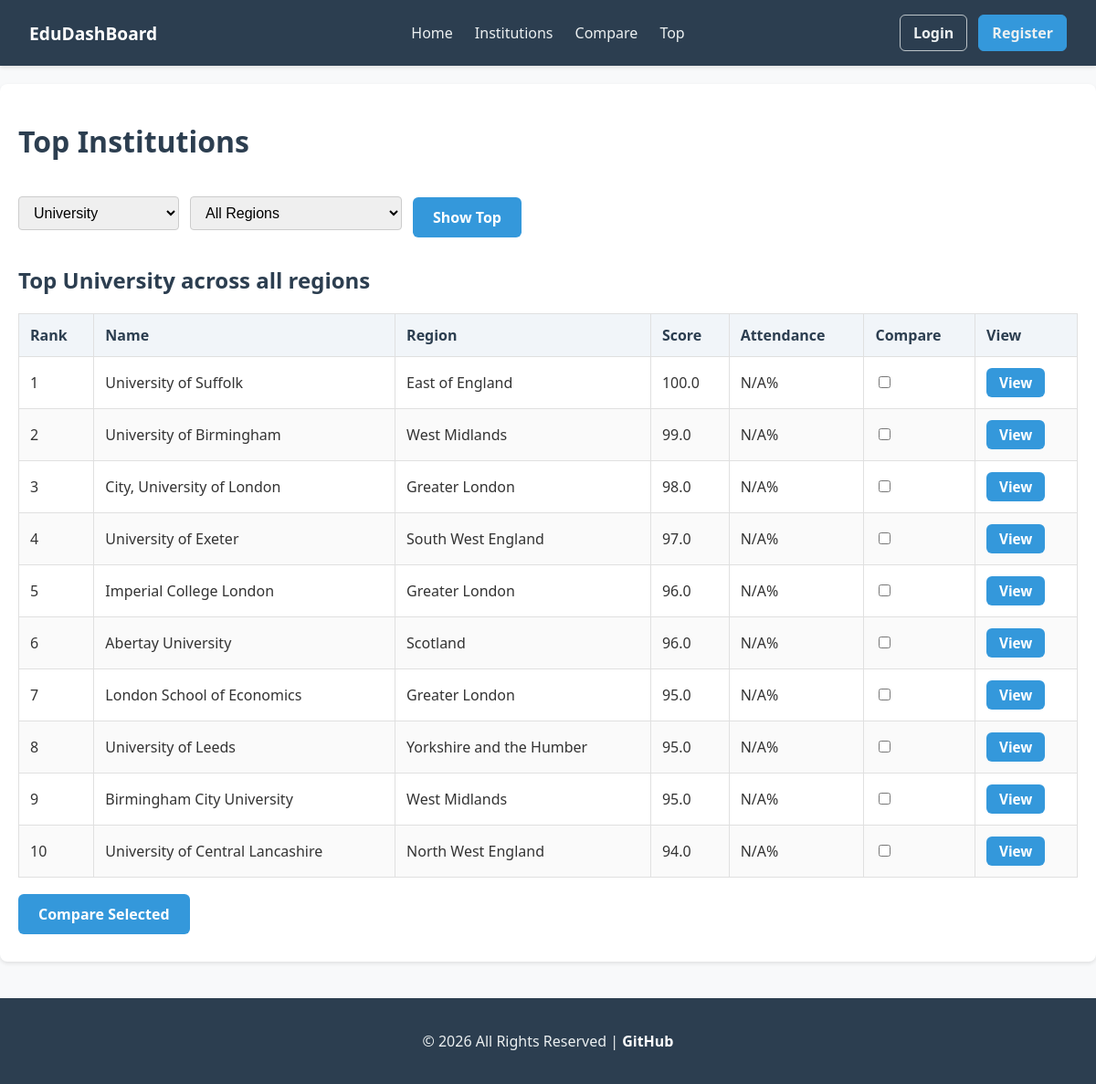
The page /top/ on the database its author committed.
### institutions/models.py (models this page shows, shortened)
class Institution(models.Model):
    CATEGORY_CHOICES = [
        ("Primary School", "Primary School"),
        ("Secondary School", "Secondary School"),
        ("College", "College"),
        ("University", "University"),
    ]
    name = models.CharField(max_length=200)
    category = models.CharField(
        max_length=50,
        choices=CATEGORY_CHOICES
    )
    region = models.ForeignKey(
        Region,
        on_delete=models.CASCADE
    )
    city = models.CharField(
        max_length=100,
        blank=True
    )
    postcode = models.CharField(
        max_length=20,
        blank=True
    )
    founded_year = models.IntegerField(
        null=True,
        blank=True
    )
    class Meta:
        ordering = ["name"]

class Region(models.Model):
    name = models.CharField(max_length=100)
    country = models.CharField(max_length=100, blank=True)
    class Meta:
        ordering = ["name"]

### institutions/views.py (the view)
# urls.py: path("top/", views.top_institutions, name="top_institutions"),
def top_institutions(request):
    institution_category = request.GET.get(
        "category",
        "University"
    )
    region_name = request.GET.get("region")
    institutions = Institution.objects.filter(
        category=institution_category
    )
    if region_name:
        institutions = institutions.filter(
            region__name__iexact=region_name
        )
    institutions = institutions_with_latest_performance(
        institutions
    ).order_by("-latest_score")[:10]
    return render(request, "institutions/top_institutions.html", {
        "institutions": institutions,
        "regions": Region.objects.all().order_by("name"),
        "selected_category": institution_category,
        "selected_region": region_name,
        "category_choices": Institution.CATEGORY_CHOICES,
    })

### institutions/views.py (called while the page is built)
def institutions_with_latest_performance(queryset):
    latest_record = PerformanceRecord.objects.filter(
        institution=OuterRef("pk")
    ).order_by("-year")
    return queryset.annotate(
        latest_score=Subquery(
            latest_record.values("overall_score")[:1],
            output_field=FloatField()
        ),
        latest_attendance=Subquery(
            latest_record.values("attendance_rate_pct")[:1],
            output_field=FloatField()
        ),
    )

### institutions/templates/institutions/top_institutions.html (shortened to what this page needs)
{% extends 'institutions/base.html' %}
{% block content %}
    <h1>Top Institutions</h1>
    <form method="GET" class="filter-form">
        <select name="category">
            {% for value, label in category_choices %}
                <option value="{{ value }}" {% if selected_category == value %}selected{% endif %}>
                    {{ label }}
                </option>
            {% endfor %}
        </select>
        <select name="region">
            <option value="">All Regions</option>
        </select>
        <button type="submit" class="default-btn">
            Show Top
        </button>
    </form>
    <h2>
        Top {{ selected_category|default:"Institutions" }}
        {% if selected_region %}
            in {{ selected_region }}
        {% else %}
            across all regions
        {% endif %}
    </h2>
    <form action="{% url 'compare_institutions' %}" method="GET">
        <table>
            <thead>
                <tr>
                    <th>Rank</th>
                    <th>Name</th>
                    <th>Region</th>
                    <th>Score</th>
                    <th>Attendance</th>
                    <th>Compare</th>
                    <th>View</th>
                </tr>
            </thead>
            <tbody>
                {% for institution in institutions %}
                    <tr>
                        <td>{{ forloop.counter }}</td>
                        <td>{{ institution.name }}</td>
                        <td>{{ institution.region.name }}</td>
                        <td>{{ institution.latest_score|default:"N/A" }}</td>
                        <td>{{ institution.latest_attendance|default:"N/A" }}%</td>
                        <td>
                            <input
                                type="checkbox"
                                name="institution_ids"
                                value="{{ institution.id }}"
                            >
                        </td>
                        <td>
                            <a
                                href="{% url 'institution_detail' institution.id %}"
                                class="table-link"
                            >
                                View
                            </a>
                        </td>
                    </tr>
                {% empty %}
                    <tr>
                        <td colspan="7">
                            No institutions found.
                        </td>
                    </tr>
                {% endfor %}
            </tbody>
        </table>
        <button type="submit" class="compare-btn">
            Compare Selected
        </button>
    </form>
{% endblock %}

### institutions/static/css/style.css (style rules this page uses)
body { font-family: 'Segoe UI', Tahoma, Geneva, Verdana, sans-serif; margin: 0; padding: 0; background-color: #f8f9fa; color: #333; }
h1, h2, h3 { color: #2c3e50; }
nav, .site-nav, .nav-links, .auth-links, .filter-form, .pagination, .quick-actions { display: flex; align-items: center; }
.auth-button, .nav-button, .default-btn, .compare-btn, .back-link, .table-link, .table-button { display: inline-block; border: none; border-radius: 6px; background-color: #3498db; color: white !important; text-decoration: none; font-family: inherit; font-weight: 600; cursor: pointer; transition: background-color 0.25s ease, transform 0.15s ease; }
.default-btn, .compare-btn, .back-link { margin-top: 18px; margin-bottom: 10px; padding: 11px 22px; font-size: 1rem; }
.table-link, .table-button { padding: 6px 14px; font-size: 0.95rem; }
input[type="text"], input[type="password"], input[type="email"], select { box-sizing: border-box; padding: 8px 12px; border: 1px solid #ccc; border-radius: 4px; margin-right: 10px; font-size: 1rem; }
.filter-form { flex-wrap: wrap; gap: 12px; margin-bottom: 20px; }
.filter-form input, .filter-form select { margin-right: 0; }
table { width: 100%; margin-top: 20px; border-collapse: collapse; background: white; }
th, td { border: 1px solid #e0e0e0; padding: 12px; text-align: left; }
th { background-color: #f1f5f9; color: #2c3e50; font-weight: 600; }
tr:nth-child(even) { background-color: #fafafa; }

### rows shown on the page
Institution: name "University of Suffolk", region.name "East of England", latest_score "100.0", latest_attendance "N/A"
Institution: name "University of Birmingham", region.name "West Midlands", latest_score "99.0", latest_attendance "N/A"
Institution: name "City, University of London", region.name "Greater London", latest_score "98.0", latest_attendance "N/A"
Institution: name "University of Exeter", region.name "South West England", latest_score "97.0", latest_attendance "N/A"
Institution: name "Imperial College London", region.name "Greater London", latest_score "96.0", latest_attendance "N/A"
Institution: name "Abertay University", region.name "Scotland", latest_score "96.0", latest_attendance "N/A"
Institution: name "London School of Economics", region.name "Greater London", latest_score "95.0", latest_attendance "N/A"
Institution: name "University of Leeds", region.name "Yorkshire and the Humber", latest_score "95.0", latest_attendance "N/A"
Institution: name "Birmingham City University", region.name "West Midlands", latest_score "95.0", latest_attendance "N/A"
Institution: name "University of Central Lancashire", region.name "North West England", latest_score "94.0", latest_attendance "N/A"

### other values the page prints
{{ selected_category|default:"Institutions" }} "University"
form field category "University"
